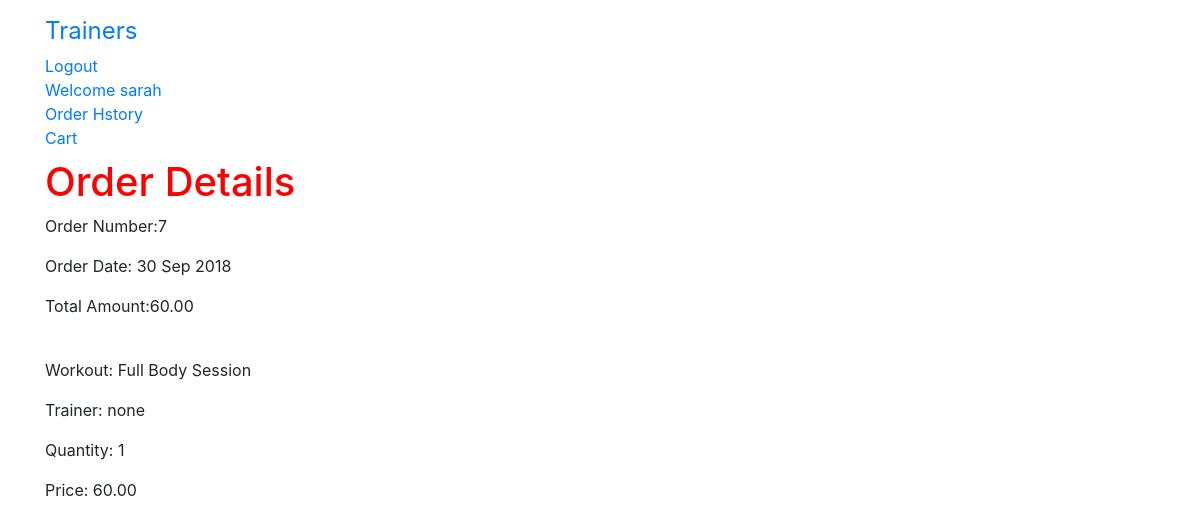
The app's page /order/7/ (signed in) with its own data.
### gym/models.py (models this page shows)
class User(AbstractUser):
    is_trainer = models.BooleanField(default=False)
    is_client= models.BooleanField(default=False)

### order/models.py (models this page shows, shortened)
class Order(models.Model):
    name = models.CharField(max_length=250, default='none') #newnew
    token = models.CharField(max_length=250,blank=True)
    total = models.DecimalField(max_digits=10,decimal_places=2,verbose_name='GBP Order Total')
    emailAddress = models.EmailField(max_length=250,blank=True,verbose_name='Email Address')
    created = models.DateTimeField(auto_now_add=True)
    billingName = models.CharField(max_length=250,blank=True)
    billingAddress1 = models.CharField(max_length=250,blank=True)
    billingCity = models.CharField(max_length=250,blank=True)
    billingPostcode = models.CharField(max_length=10,blank=True)
    billingCountry = models.CharField(max_length=250,blank=True)
    class Meta:
        db_table = 'Order'
        ordering = ['-created'] #to have the most recent order come up first

class OrderItem(models.Model):
    workout = models.CharField(max_length=250)
    trainer = models.CharField(max_length=250, default='none') #new addition
    quantity = models.IntegerField()
    price = models.DecimalField(max_digits=10,decimal_places=2,verbose_name='GBP Price')
    order = models.ForeignKey(Order,on_delete=models.CASCADE)
    class Meta:
        db_table = 'OrderItem'

### order/views.py (the view)
# urls.py: path('<int:order_id>/', views.viewOrder,name='order_detail'),
@login_required
def viewOrder(request, order_id):
    if request.user.is_authenticated:
        email = str(request.user.email)
        order = Order.objects.get(id=order_id,emailAddress=email)
        order_items = OrderItem.objects.filter(order=order)
    context = {'order': order, 'order_items': order_items}
    return render(request, 'order/order_detail.html', context)

### order/templates/order/order_detail.html
{% extends 'base.html' %}
{% load staticfiles %}
{% block content %}
  <h1>Order Details</h1>
  <p>Order Number:{{ order.id }} </p>
  <p>Order Date: {{ order.created|date:"d M Y"}}</p>
  <p>Total Amount:{{ order.total }} </p>
  <br>
  {% for item in order_items%}
  <p>Workout: {{item.workout}}</p>
  <p>Trainer: {{item.trainer}}</p>
  <p>Quantity: {{item.quantity}}</p>
  <p>Price: {{item.price}}</p>
  {% endfor %}
{% endblock %}

### gym/templates/base.html (shortened to what this page needs)
<!DOCTYPE html>
{% load staticfiles %}
<html lang="en" dir="ltr">
  <head>
    <link rel="stylesheet" href="https://maxcdn.bootstrapcdn.com/bootstrap/4.0.0/css/bootstrap.min.css">
    <link rel="stylesheet" href="{% static 'gym/css/app.css' %}">
  </head>
  <body>
    <nav class="navbar navbar-default techfont custom-navbar">
      <div class="container">
        <ul class="nav navbar-nav">
          <li> <a class="navbar-brand bigbrand" href="{% url 'gym:trainer_list'%}">Trainers</a> </li>
        {% if user.is_authenticated %}
          <li> <a href="{% url 'logout'%}">Logout</a> </li>
          <li> <a href="{% url 'gym:profile'%}">Welcome {{ user.username }}</a> </li>
          <li> <a href="{% url 'order:order_history'%}">Order Hstory</a> </li>
          <li> <a href="{% url 'cart:cart_detail'%}"> Cart</a> </li>
        {% else %}
          <li> <a class="nav-item active" href="{% url 'gym:client_signup'%}"> Register as Client</a> </li>
          <li> <a href="{% url 'gym:trainer_signup'%}"> Register as Trainer</a> </li>
          <li> <a class="nav navbar-right" href="{% url 'login'%}">Login</a> </li>
        {% endif %}
        </ul>
      </div>
    </nav>
    <div class="container">
    {% block content %}
    {% endblock %}
    </div>
  </body>
</html>

### gym/static/gym/css/app.css (style rules this page uses)
h1 { color: red; }
.bigbrand { font-size: 1.5em; }

### records on screen
User: username "sarah"
Order: id "7", created "30 Sep 2018", total "60.00"
OrderItem: workout "Full Body Session", trainer "none", quantity "1", price "60.00"
